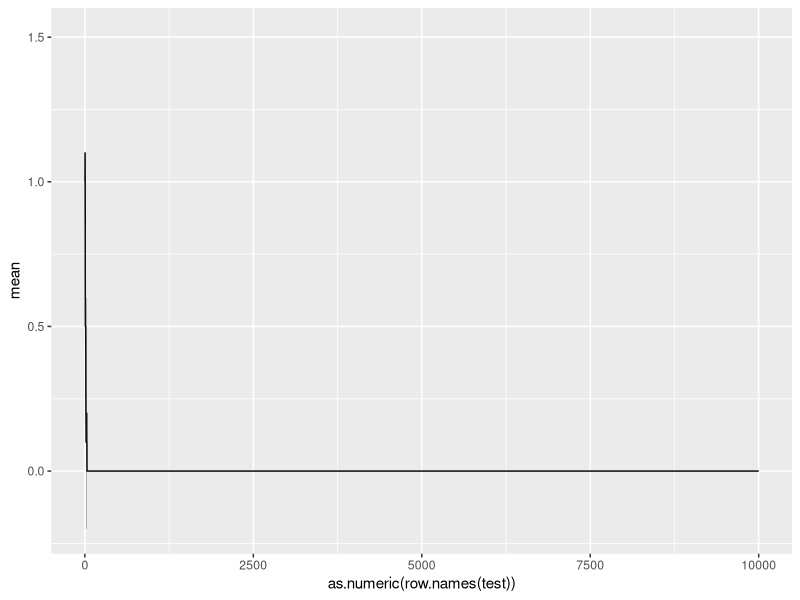

This chart was generated by the following R code: (Note: a time limit stopped this script after it produced the figure.)
library(ggplot2)
library(reshape2)

####Functions####
#Per time step, generates the new generation
#i is population of A, N is total population
#Ra and Rb are fitness of A and B
generator <- function (i, N, Ra, Rb) {
  #Prob of A giving birth
  p.bir <- (Ra*i)/((Ra*i) + (Rb*(N-i)))
  
  #Prob of A dying
  p.death <- (i/N)
  
  
  #Selecting who gives birth
  if (runif(1) < p.bir) {
    i <- i + 1 #If we select a, then a grows by 1
  } else {
    i <- i #If we select b, then a is steady
  }
  
  
  #Selecting who dies
  if (runif(1) < p.death) {
    i <- i - 1 #If we select a, then a reduces by 1
  } else {
    i <- i #If we select b, then a is steady
  }
  
  #Spit out number of a
  return(i)
}

#Takes the generator function and performs it across
#Many time steps for a specified number of reps
#Spits out a Mean with upper and lower confidence bounds
moran.process <- function (i, N, Ra, Rb, rep, step) {

#Sets up a matrix where each row is a time step
#Each column is a replicate
mat <- matrix(nrow = step, ncol = rep)

#Recording the origial i for each rep reset
orig.i <- i

#Loop, for each p (a rep), calculate the needed generations
#Then reset back the original i and repeat for a new column
for (p in 1:rep) {
  i <- orig.i
  for (q in 1:step) {
    mat[q, p] <- i
    i <- generator(i, N = N, Ra = Ra, Rb = Rb)
  }
}

#Generating a summary matrix with mean and confidence intervals
sum.mat <- matrix(nrow = step, ncol = 3)

#First column is mean, and second column are standard error
sum.mat[,1] <- apply(mat, 1, mean)
sum.mat[,2] <- apply(mat, 1, function (x) (2*(sd(x))/sqrt(rep)))
sum.mat[,3] <- apply(mat, 1, function (x) (2*(sd(x))/sqrt(rep)))

#Lower Bound (95%)
sum.mat[,2] <- sum.mat[,1] - sum.mat[,2]

#Upper Bound (95%)
sum.mat[,3] <- sum.mat[,1] + sum.mat[,3]

#Naming columns
colnames(sum.mat) <- c("mean", "lower_bound", "upper_bound")

return(as.data.frame(sum.mat))
}

extinguisher <- function (i, N, Ra, Rb, rep) {
  #Matrix to capture time steps to extinction
  mat <- matrix(nrow = rep, ncol = 1)
  
  #Retaining original i
  orig.i <- i
  

  
  #Run Moran Process Until i = 0 or i = N
  for (x in 1:rep) {
    #Start counter at 1, resets with each loop
    #logic is that if at i = N or 0, takes 0 steps to fix
    count <- 0
    
    #Reset i to original value
    i <- orig.i
    
    while (i != 0 & i != N)
    {
      i <- generator(i, N = N, Ra = Ra, Rb = Rb)
      count <- count + 1
    }
    
    #Record value in capture matrix
    mat[x, 1] <- count
    
  }
  
return(mat)  
  
}


####Question 1: Basic Process over different N, N_0, and r####
#testing this out
test <- moran.process(1, 10, 1, 2, 10, 10000)

#test plot
ggplot(test, aes(x = as.numeric(row.names(test)), y = mean)) +
    geom_line()+
    geom_ribbon(aes(ymin=lower_bound,ymax=upper_bound), alpha=0.3)


#Set of populations
pop <- c(10, 100, 1000, 10000)

#Set of initial proportions of A
init.prop <- c(.3, .5, .7)

#Number of time steps
step <- 5000

vars <- as.data.frame(expand.grid(
                              N = pop,
                              i = init.prop, 
                              Ra = c(0.5, 0.75, 0.9, 0.99, 1, 1.01, 1.1, 1.5, 2),
                              Rb = 1, 
                              rep = 20, 
                              step = step))

#True initial i based off proportion of N
vars$i <- vars$i*vars$N

#applying all the variables to function
master <- mapply(moran.process, i = vars$i, 
                                N = vars$N, 
                                Ra = vars$Ra, 
                                Rb = vars$Rb, 
                                rep = vars$rep, 
                                step = vars$step, SIMPLIFY = FALSE)

#creating a dataframe 
master.sum <- do.call(rbind, master)

#Appending original variable  to the results
for (q in 1:nrow(vars)) {
  master.sum$i[(1+step*(q-1)):(step*q)] <- vars$i[q]
  master.sum$N[(1+step*(q-1)):(step*q)] <- vars$N[q]
  master.sum$R[(1+step*(q-1)):(step*q)] <- vars$Ra[q]
  master.sum$time[(1+step*(q-1)):(step*q)] <- 1:step
}

#Normalizing initial population and mean
master.sum$mean <- master.sum$mean/master.sum$N
master.sum$upper_bound <- master.sum$upper_bound/master.sum$N
master.sum$lower_bound <- master.sum$lower_bound/master.sum$N
master.sum$i <- master.sum$i/master.sum$N

#Converting initial pop, total pop size, and fitness ratio to factors
master.sum$i <- as.factor(master.sum$i)
master.sum$N <- as.factor(master.sum$N)
master.sum$R <- as.factor(master.sum$R)

#Naming Things Well
levels(master.sum$i) <- c("Init. Proportion of A = .3",
                          "Init. Proportion of A = .5",
                          "Init. Proportion of A = .7")

levels(master.sum$N) <- c("Total Population = 10",
                          "Total Population = 100",
                          "Total Population = 1000",
                          "Total Population = 10000")

#Changing order of levels for plot
master.sum$i <- factor(master.sum$i, levels = c("Init. Proportion of A = .7",
                                                "Init. Proportion of A = .5",
                                                "Init. Proportion of A = .3")) 





#Plotting everything
fig.1 <- ggplot(master.sum, aes(x = time, y = mean, color=R,
                       ymin=lower_bound, ymax=upper_bound, fill = R)) +
  geom_line() +
  geom_ribbon(alpha=0.3, color = NA) +
  facet_grid(i ~ N) +
  labs(color = "Fitness Ratio \nof A/B",
       fill = "Fitness Ratio \nof A/B",
       x = "Time Steps",
       y = "Proportion of A in Population",
       subtitle = "")  + 
  guides(fill = guide_legend(reverse = TRUE),
         color = guide_legend(reverse = TRUE))

#Saving as PNG
ggsave("Moran_Eash.png", plot = fig.1,
       scale = 1, width = 12, height = 8, units = "in",
       dpi = 400)

####Question 2: Extinction Times over different N, N_0 and r####
#Set of populations
pop <- c(10, 50, 100, 500)

#Set of initial proportions of A
init.prop <- c(.3, .5, .7)

rep <- 100

vars <- as.data.frame(expand.grid(
  N = pop,
  i = init.prop, 
  Ra = c(0.5, 0.75, 0.9, 0.99, 1, 1.01, 1.1, 1.5, 2),
  Rb = 1, 
  rep = 100))

#True initial i based off proportion of N
vars$i <- vars$i*vars$N

#applying all the variables to function
master <- mapply(extinguisher, i = vars$i, 
                 N = vars$N, 
                 Ra = vars$Ra, 
                 Rb = vars$Rb, 
                 rep = vars$rep, SIMPLIFY = FALSE)

master.sum <- do.call(rbind, master)
master.sum <- as.data.frame(master.sum)

#Appending original variable  to the results
for (q in 1:nrow(vars)) {
  master.sum$i[(1+rep*(q-1)):(rep*q)] <- vars$i[q]
  master.sum$N[(1+rep*(q-1)):(rep*q)] <- vars$N[q]
  master.sum$R[(1+rep*(q-1)):(rep*q)] <- vars$Ra[q]
  master.sum$rep[(1+rep*(q-1)):(rep*q)] <- 1:rep
}


#Converting i back to porpotion 
master.sum$i <- master.sum$i/master.sum$N

#Converting initial pop, total pop size, and fitness ratio to factors
master.sum$i <- as.factor(master.sum$i)
master.sum$N <- as.factor(master.sum$N)
master.sum$R <- as.factor(master.sum$R)

#Naming Things Well
levels(master.sum$i) <- c("Init. Proportion of A = .3",
                          "Init. Proportion of A = .5",
                          "Init. Proportion of A = .7")

levels(master.sum$N) <- c("Total Population = 10",
                          "Total Population = 50",
                          "Total Population = 100",
                          "Total Population = 500")

#Changing order of levels for plot
master.sum$i <- factor(master.sum$i, levels = c("Init. Proportion of A = .7",
                                                "Init. Proportion of A = .5",
                                                "Init. Proportion of A = .3")) 


ggplot(master.sum, aes(x = R, y = V1)) +
  scale_y_continuous(trans='log10') +
  geom_boxplot(outlier.shape = NA) +
  facet_grid(i ~ N) +
  labs(color = "Fitness Ratio \nof A/B",
       fill = "Fitness Ratio \nof A/B",
       x = "Relative Fitness of A over B",
       y = "Average Extinction Time (LOG SCALE)",
       subtitle = "")  

mean(extinguisher(7, 10, 1, 1, 2000))
